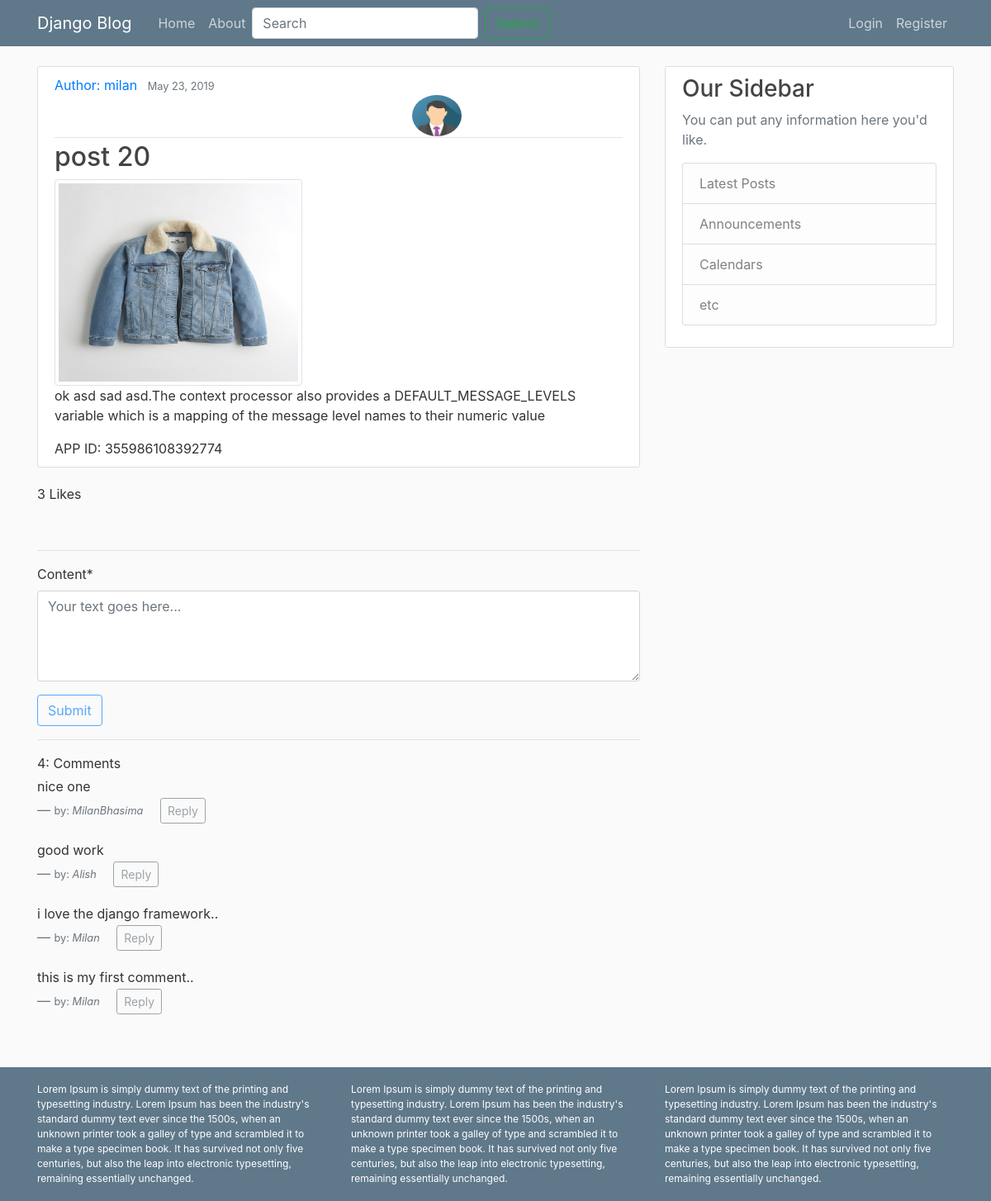
Screenshot of /blog/28/ with the database file from the repository.
### blog/models.py (models this page shows, shortened)
class Post(models.Model):
	STATUS_CHOICES=(
		('draft','Draft'),
		('published','Published')
	)
	title=models.CharField(max_length=120)
	slug=models.SlugField(max_length=120)
	author=models.ForeignKey(User, related_name='blog_posts',on_delete=models.CASCADE)
	likes=models.ManyToManyField(User, related_name='likes', blank=True)
	body=models.TextField()
	image=models.ImageField(upload_to='images/', blank=True, null=True)
	created=models.DateTimeField(auto_now_add=True)
	updated=models.DateTimeField(auto_now=True)
	status=models.CharField(max_length=10, choices=STATUS_CHOICES, default='draft')
	objects = models.Manager() #default manager
	published = PublishedManager() #custom model manager

class Profile(models.Model):
	user=models.OneToOneField(User, on_delete=models.CASCADE)
	dob=models.DateField(null=True, blank=True)
	photo=models.ImageField()

class Comment(models.Model):
	user=models.ForeignKey(User, on_delete=models.CASCADE)
	post=models.ForeignKey(Post)
	reply=models.ForeignKey('self', null=True, related_name='replies')
	content=models.TextField()
	timestamp=models.DateTimeField(auto_now_add=True)

### blog/views.py (the view, shortened to what this page needs)
# urls.py: url(r'^blog/(?P<id>\d+)/$', post_detail, name='post-detail'),
def post_detail(request, id=None):
	post=get_object_or_404(Post, id=id)
	comments=Comment.objects.filter(post=post, reply=None).order_by('-id')
	is_liked=False
	if request.user in post.likes.all():
		is_liked=True
	form=CommentForm(request.POST or None)
	context={
		'post':post,
		'is_liked':is_liked,
		'comments':comments,
		'form':form,
	}
	return render(request,'blog/post_detail.html',context)

### blog/forms.py
class CommentForm(forms.ModelForm):
	content=forms.CharField(widget=forms.Textarea(attrs={'class':'form-control', 'placeholder':'Your text goes here...', 'rows':4, 'cols':30 }))
	class Meta:
		model=Comment
		fields=['content']

### blog/templates/blog/post_detail.html (shortened to what this page needs)
{% extends 'blog/base.html' %}
{% load crispy_forms_tags %}
{% block content %}
<article class="media content-section">
  <div class="media-body">
    <div class="article-metadata">
      <a class="mr-2" href="">Author: {{ post.author }}</a>
      <small class="text-muted">{{ post.created|date:'F d, Y' }}</small>
      {% if post.author.profile.photo %}
      <img class="rounded-circle author-img" src="{{ post.author.profile.photo.url }}">
      {% endif %}
    </div>
    <h2 class="article-title">{{ post.title }}</h2>
    {% if post.image  %}
    <img class="img-thumbnail" src="{{ post.image.url }}">
    {% endif %}
    <p class="article-content">{{ post.body }}</p>
APP ID: 355986108392774
  </div>
</article>
{% include 'blog/likes.html' %}<br>
<hr>
<form method="POST" action="">
  {{form|crispy}}
  {% if request.user.is_authenticated %}
  <input type="submit" value="Submit" class="btn btn-primary">
  {% else %}
  <input type="submit" value="Submit" class="btn btn-outline-primary" disabled>
  {% endif %}
</form>
<hr>
<div class="comment-section">
  {{comments.count}}: Comment{{comments|pluralize}}
  {% for comment in comments %}
  <blockquote class="blockquote">
    <p class="mb-0"><small>{{comment.content}}</small></p>
    <footer class="blockquote-footer"><small>by: <cite title="Source Title">{{comment.user|capfirst}}</cite></small>
       {% if request.user.is_authenticated %}
      <button type="button" class="reply-btn btn btn-outline-secondary btn-sm ml-3">Reply</button>
      {% else %}
      <button type="button" class="reply-btn btn btn-outline-secondary btn-sm ml-3" disabled>Reply</button>
      {% endif %}
    </footer>
  </blockquote>
  {% endfor %}
</div>
{% endblock %}

### blog/templates/blog/base.html (shortened to what this page needs)
{% load static %}
<!DOCTYPE html>
<html>
<head>
</head>
<link rel="stylesheet" href="https://stackpath.bootstrapcdn.com/bootstrap/4.3.1/css/bootstrap.min.css">
<link rel="stylesheet" type="text/css" href="{% static 'blog/css/main.css' %}">
<body>
<header class="site-header">
  <nav class="navbar navbar-expand-md navbar-dark bg-steel fixed-top">
    <div class="container">
      <a class="navbar-brand mr-4" href="{% url 'blog:post-list' %}">Django Blog</a>
      <div class="collapse navbar-collapse" id="navbarToggle">
        <div class="navbar-nav mr-auto">
          <a class="nav-item nav-link" href="{% url 'blog:post-list' %}">Home</a>
          <a class="nav-item nav-link" href="{% url 'about' %}">About</a>
            <form class="form-inline" method="" action="{% url 'blog:post-list' %}">
              <input class="form-control mr-sm-2" type="search" placeholder="Search" aria-label="Search" name="q">
              <button class="btn btn-outline-success my-2 my-sm-0" type="submit">Search</button>
            </form>
        </div>
        <div class="navbar-nav">
          {% if user.is_authenticated %}
          <a class="nav-item nav-link" href="">New Post</a>
          <a class="nav-item nav-link" href="{% url 'user-profile' %}">Profile</a>
          <div class="dropdown ">
          <a class="nav-link dropdown-toggle"  role="button" id="dropdownMenuButton" data-toggle="dropdown" aria-haspopup="true" aria-expanded="false">
          {% if request.user.profile.photo %}
            <img class="rounded-circle article-img" src="{{ request.user.profile.photo.url }}">
          {% endif %}
          <span>Hi {{request.user|capfirst}}</span>
          </a>
          <div class="dropdown-menu" aria-labelledby="dropdownMenuButton">
            <a class="dropdown-item" href="{% url 'blog:post-create' %}">Create Post</a>
            <a class="dropdown-item" href="{% url 'user-logout' %}">Logout</a>
          </div>
          </div>
          {% else %}
          <a class="nav-item nav-link" href="{% url 'user-login' %}">Login</a>
            <a class="nav-item nav-link" href="{% url 'user-register' %}">Register</a>
          {% endif %}
        </div>
      </div>
    </div>
  </nav>
</header>
<main role="main" class="container">
  <div class="row">
    <div class="col-md-8">
      {% block content %}{% endblock %}
    </div>
    <div class="col-md-4">
      <div class="content-section">
        <h3>Our Sidebar</h3>
        <p class='text-muted'>You can put any information here you'd like.
          <ul class="list-group">
            <li class="list-group-item list-group-item-light">Latest Posts</li>
            <li class="list-group-item list-group-item-light">Announcements</li>
            <li class="list-group-item list-group-item-light">Calendars</li>
            <li class="list-group-item list-group-item-light">etc</li>
          </ul>
        </p>
      </div>
    </div>
  </div>
</main>
<footer class="last container-fluid mt-5">
  <div class="container">
    <div class="row">
      <div class="col-4">Lorem Ipsum is simply dummy text of the printing and typesetting industry. Lorem Ipsum has been the industry's standard dummy text ever since the 1500s, when an unknown printer took a galley of type and scrambled it to make a type specimen book. It has survived not only five centuries, but also the leap into electronic typesetting, remaining essentially unchanged.</div>
      <div class="col-4">Lorem Ipsum is simply dummy text of the printing and typesetting industry. Lorem Ipsum has been the industry's standard dummy text ever since the 1500s, when an unknown printer took a galley of type and scrambled it to make a type specimen book. It has survived not only five centuries, but also the leap into electronic typesetting, remaining essentially unchanged.</div>
      <div class="col-4">Lorem Ipsum is simply dummy text of the printing and typesetting industry. Lorem Ipsum has been the industry's standard dummy text ever since the 1500s, when an unknown printer took a galley of type and scrambled it to make a type specimen book. It has survived not only five centuries, but also the leap into electronic typesetting, remaining essentially unchanged.</div>
    </div>
  </div>
</footer>
</body>
</html>

### blog/templates/blog/likes.html (shortened to what this page needs)
<p>{{post.likes.count}} Like{{post.likes.count|pluralize}}</p>

### blog/static/blog/css/main.css (style rules this page uses)
body { background: #fafafa; color: #333333; margin-top: 5rem; height: 100%; }
h1, h2, h3, h4, h5, h6 { color: #444444; }
ul { margin: 0; }
.bg-steel { background-color: #5f788a; }
.site-header .navbar-nav .nav-link { color: #cbd5db; }
.content-section { background: #ffffff; padding: 10px 20px; border: 1px solid #dddddd; border-radius: 3px; margin-bottom: 20px; }
.article-title { color: #444444; }
.article-content { white-space: pre-line; }
.article-metadata { padding-bottom: 1px; margin-bottom: 4px; border-bottom: 1px solid #e3e3e3 }
.img-thumbnail { height: 250px; width: 300px; }
.author-img { height: 50px; width: 60px; margin-left: 63%; }
.last { background-color: #5f788a; padding: 18px; color:rgb(255, 255, 255); font-size: 12px; bottom: 0px; top: 0px; }

### rows the page displays
Post: author "milan", created "May 23, 2019", author.profile.photo (picture), title "post 20", image (placeholder picture), body "ok asd sad asd.The context processor also provides a DEFAULT_MESSAGE_LEVELS variable which is a mapping of the message level names to their numeric value", likes.count "3"
Comment: content "nice one", user "MilanBhasima"
Comment: content "good work", user "Alish"
Comment: content "i love the django framework..", user "Milan"
Comment: content "this is my first comment..", user "Milan"

### other values shown
{{ comments.count }} "4"
